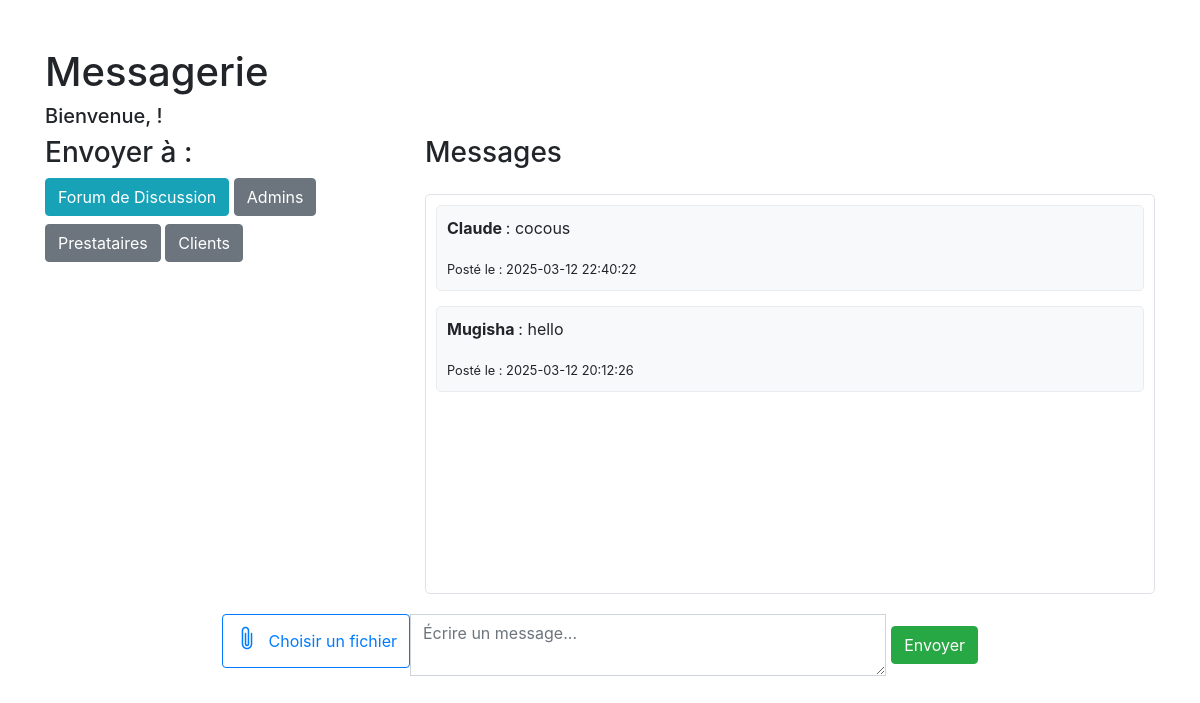
The page /tableauo.php (signed in) on the database its author committed.
### tables this page shows
CREATE TABLE `messages` (
  `id` int(11) NOT NULL,
  `id_client` int(11) DEFAULT NULL,
  `id_prestataire` int(11) DEFAULT NULL,
  `id_admin` int(11) DEFAULT NULL,
  `message` text NOT NULL,
  `file_name` varchar(255) DEFAULT NULL,
  `file_path` varchar(255) DEFAULT NULL,
  `is_private` tinyint(1) DEFAULT 0,
  `timestamp` datetime DEFAULT current_timestamp()
);

### tableauo.php (the view, shortened to what this page needs)
<?php
$servername = "localhost";
$username = "root";
$password = "";
$dbname = "Services";
$conn = new mysqli($servername, $username, $password, $dbname);
$user_name = $_SESSION['user_name'];
$user_id = $_SESSION['user_id'];
$selected_user_id = isset($_GET['user_id']) ? (int)$_GET['user_id'] : null;
if ($selected_user_id) {
    $sql = "SELECT m.*,
                   COALESCE(a.nom, p.nom, c.nom) AS nom_envoyeur
            FROM messages m
            LEFT JOIN admins a ON m.id_admin = a.id
            LEFT JOIN prestataire p ON m.id_prestataire = p.id
            LEFT JOIN clients c ON m.id_client = c.id
            WHERE m.is_private = 1 AND (m.id_client = ? OR m.id_client = ?)
            ORDER BY m.timestamp DESC";
    $stmt = $conn->prepare($sql);
    $stmt->bind_param("ii", $user_id, $selected_user_id);
} else {
    $sql = "SELECT m.*,
                   COALESCE(a.nom, p.nom, c.nom) AS nom_envoyeur
            FROM messages m
            LEFT JOIN admins a ON m.id_admin = a.id
            LEFT JOIN prestataire p ON m.id_prestataire = p.id
            LEFT JOIN clients c ON m.id_client = c.id
            WHERE m.is_private = 0
            ORDER BY m.timestamp DESC";
    $stmt = $conn->prepare($sql);
}
$stmt->execute();
$result = $stmt->get_result();
$allMessages = $result->fetch_all(MYSQLI_ASSOC);
?>
<!DOCTYPE html>
<html lang="fr">
<head>
    <link href="https://stackpath.bootstrapcdn.com/bootstrap/4.5.2/css/bootstrap.min.css" rel="stylesheet">
    <link rel="stylesheet" href="https://cdn.jsdelivr.net/npm/bootstrap-icons@1.10.0/font/bootstrap-icons.css">
</head>
<body>
<div class="container">
    <h1 class="mt-5">Messagerie</h1>
    <h5>Bienvenue, <?php echo htmlspecialchars($user_name); ?>!</h5>
    <div class="row">
        <div class="col-md-4 destinataires">
            <h3>Envoyer à :</h3>
            <button class="btn btn-info mb-2" id="sendToEveryone">Forum de Discussion</button>
            <button class="btn btn-secondary mb-2" id="showAdmins">Admins</button>
            <button class="btn btn-secondary mb-2" id="showPrestataires">Prestataires</button>
            <button class="btn btn-secondary mb-2" id="showClients">Clients</button>
        </div>
        <div class="col-md-8">
            <h3>Messages</h3>
            <div class="messages-container mt-4">
                <?php foreach ($allMessages as $msg): ?>
                    <div class="message-box">
                        <p><strong>
                            <?php if ($msg['is_private']): ?>
                                <a href="?user_id=<?php echo htmlspecialchars($msg['id_client']); ?>"><?php echo htmlspecialchars($msg['nom_envoyeur']); ?></a>
                            <?php else: ?>
                                <?php echo htmlspecialchars($msg['nom_envoyeur']); ?>
                            <?php endif; ?>
                        </strong>: <?php echo htmlspecialchars($msg['message']); ?></p>
                        <small>Posté le : <?php echo htmlspecialchars($msg['timestamp']); ?></small>
                    </div>
                <?php endforeach; ?>
            </div>
        </div>
    </div>
    <div class="message-area col-12 d-flex justify-content-center">
        <form method="post" action="" enctype="multipart/form-data" id="message_form" style="width: 70%;">
            <div class="input-group">
                <label for="file" class="file-icon btn btn-outline-primary" title="Choisir un fichier">
                    <i class="bi bi-paperclip"></i> Choisir un fichier
                </label>
                <textarea class="form-control" id="message" name="message" required placeholder="Écrire un message..."></textarea>
                <div class="send-button">
                    <button type="submit" class="btn btn-success">Envoyer</button>
                </div>
            </div>
        </form>
    </div>
</div>
</body>
</html>

### tableauo.php (style rules this page uses)
.message-box { margin-bottom: 15px; padding: 10px; border-radius: 5px; background: #f8f9fa; border: 1px solid #e9ecef; }
.messages-container { height: 400px; overflow-y: auto; margin-bottom: 20px; border: 1px solid #dee2e6; border-radius: 5px; padding: 10px; background: white; }
.message-area { display: flex; align-items: center; margin: auto; padding: auto; }
.input-group { flex: 1; }
.file-icon i { font-size: 24px; margin-right: 5px; }
.send-button { display: flex; align-items: center; }
.send-button button { margin-left: 5px; }

### rows shown on the page
messages: nom_envoyeur "Claude", message "cocous", timestamp "2025-03-12 22:40:22"
messages: nom_envoyeur "Mugisha", message "hello", timestamp "2025-03-12 20:12:26"
